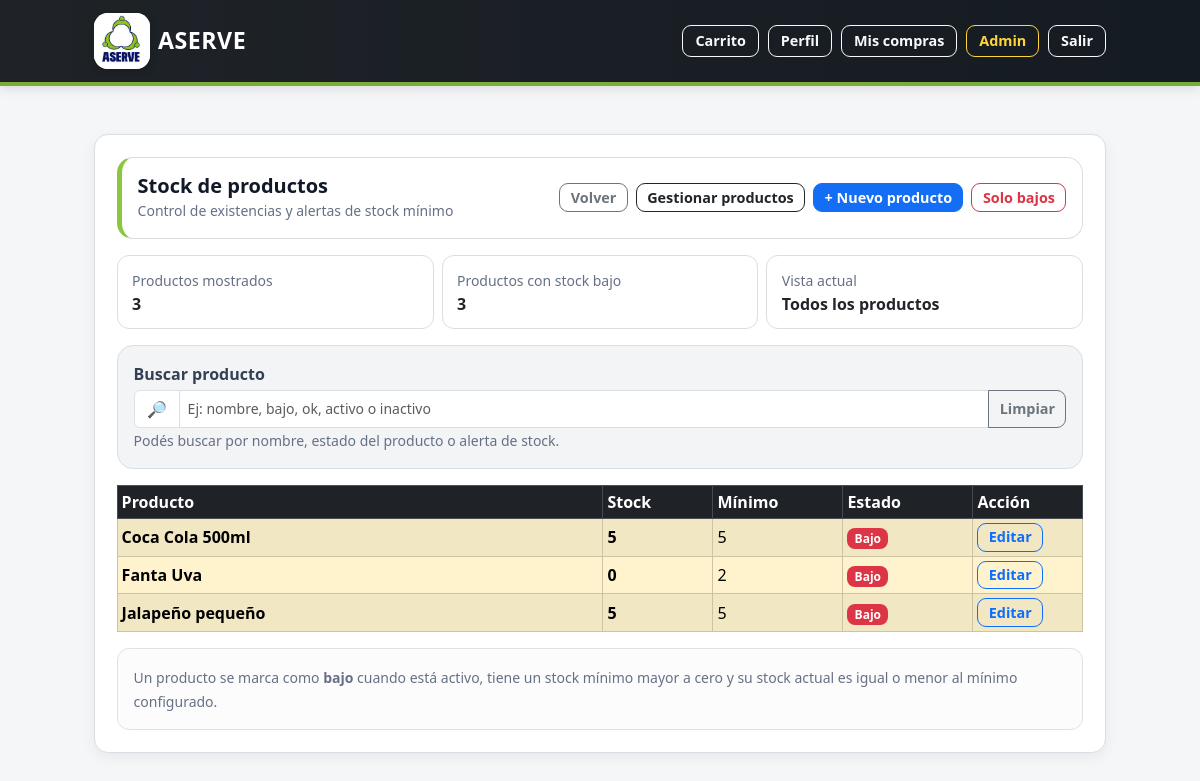
Page /admin/stock (signed in) on the earlier database version.
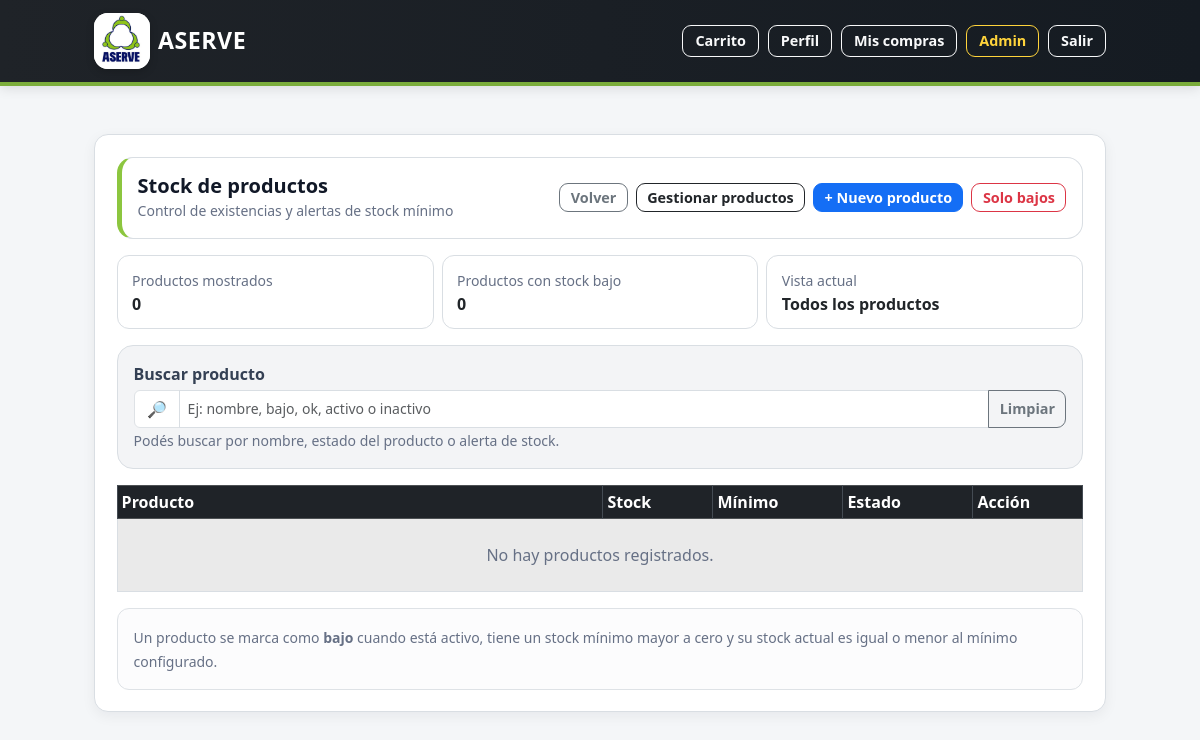
Same page on the later database version.
### tables this page shows
CREATE TABLE products (
    id INTEGER PRIMARY KEY AUTOINCREMENT,
    nombre TEXT NOT NULL,
    precio REAL NOT NULL CHECK (precio >= 0),
    stock INTEGER NOT NULL DEFAULT 0 CHECK (stock >= 0),
    stock_minimo INTEGER NOT NULL DEFAULT 0 CHECK (stock_minimo >= 0),
    image_filename TEXT,
    activo INTEGER NOT NULL DEFAULT 1 CHECK (activo IN (0, 1))
);

### app.py (the view)
@app.route("/admin/stock")
def admin_stock():
    if "user_id" not in session or session.get("rol") != "admin":
        return redirect(url_for("login"))
    only_low = (request.args.get("only_low") or "").strip() == "1"
    db = get_db()
    productos = db.execute(
        """
        SELECT id, nombre, stock, stock_minimo, activo
        FROM products
        ORDER BY nombre ASC
        """
    ).fetchall()
    bajos = []
    for p in productos:
        if int(p["activo"]) == 1 and int(p["stock_minimo"]) > 0 and int(p["stock"]) <= int(p["stock_minimo"]):
            bajos.append(p)
    if only_low:
        productos = bajos
    return render_template(
        "admin_stock.html",
        productos=productos,
        bajos_count=len(bajos),
        only_low=only_low
    )

### app.py (called while the page is built)
def get_db():
    if "db" not in g:
        db_folder = os.path.dirname(app.config["DATABASE"])
        os.makedirs(db_folder, exist_ok=True)
        g.db = sqlite3.connect(app.config["DATABASE"])
        g.db.row_factory = sqlite3.Row
    return g.db

@app.before_request
def proteger_acceso_global():
    endpoint = request.endpoint
    if endpoint is None:
        return None
    rutas_publicas = {
        "login",
        "static"
    }
    if endpoint in rutas_publicas:
        return None
    if "user_id" not in session:
        flash("Debes iniciar sesión para acceder a ASERVE.", "warning")
        return redirect(url_for("login"))
    rutas_password_temporal = {
        "cambiar_password_temporal",
        "logout",
        "static"
    }
    if session.get("password_temporal") == 1:
        if endpoint not in rutas_password_temporal:
            flash("Debes cambiar tu contraseña temporal antes de continuar.", "warning")
            return redirect(url_for("cambiar_password_temporal"))
    return None

### templates/admin_stock.html (shortened to what the changed rows need)
{% extends "base.html" %}
{% block content %}
<div class="card shadow-sm">
  <div class="card-body">
    <div class="row g-2 mb-3">
      <div class="col-12 col-md-4">
        <div class="admin-stock-summary-box">
          <small class="text-muted">Productos mostrados</small>
          <div class="fw-bold">
            {{ productos|length }}
          </div>
        </div>
      </div>
      <div class="col-12 col-md-4">
        <div class="admin-stock-summary-box">
          <small class="text-muted">Productos con stock bajo</small>
          <div class="fw-bold">
            {{ bajos_count }}
          </div>
        </div>
      </div>
    </div>
    <div class="table-responsive d-none d-md-block">
      <table class="table table-sm table-bordered table-striped align-middle mb-0">
        <thead class="table-dark">
          <tr>
            <th>Producto</th>
            <th style="width: 110px;">Stock</th>
            <th style="width: 130px;">Mínimo</th>
            <th style="width: 130px;">Estado</th>
            <th style="width: 110px;">Acción</th>
          </tr>
        </thead>
        <tbody>
          {% for p in productos %}
          {% set bajo = (p.activo == 1 and p.stock_minimo|int > 0 and p.stock|int <= p.stock_minimo|int) %}
          {% set estado_search = "activo" if p.activo == 1 else "inactivo" %}
          {% set alerta_search = "bajo stock bajo" if bajo else "ok normal" %}
          <tr
            class="{% if bajo %}table-warning{% endif %} stock-item"
            data-search="{{ p.nombre|lower }} {{ estado_search }} {{ alerta_search }}">
            <td>
              <div class="fw-semibold">
                {{ p.nombre }}
              </div>
            </td>
            <td>
              <b>{{ p.stock }}</b>
            </td>
            <td>
              {{ p.stock_minimo }}
            </td>
            <td>
              {% if p.activo == 1 %}
                {% if bajo %}
                  <span class="badge bg-danger">Bajo</span>
                {% else %}
                  <span class="badge bg-success">OK</span>
                {% endif %}
              {% else %}
                <span class="badge bg-secondary">Inactivo</span>
              {% endif %}
            </td>
            <td>
              <a class="btn btn-outline-primary btn-sm"
                 href="{{ url_for('admin_product_edit', product_id=p.id) }}">
                Editar
              </a>
            </td>
          </tr>
          {% else %}
          <tr>
            <td colspan="5" class="text-center text-muted py-4">
              No hay productos registrados.
            </td>
          </tr>
          {% endfor %}
        </tbody>
      </table>
    </div>
  </div>
</div>
{% endblock %}

Differences in the rows shown:
removed products: nombre "Coca Cola 500ml", stock "5", stock_minimo "5", activo "Bajo"
removed products: nombre "Fanta Uva", stock "0", stock_minimo "2", activo "Bajo"
removed products: nombre "Jalapeño pequeño", stock "5", stock_minimo "5", activo "Bajo"
Other differences:
{{ productos|length }}: "3" → "0"
{{ bajos_count }}: "3" → "0"
text now shown: "No hay productos registrados."
